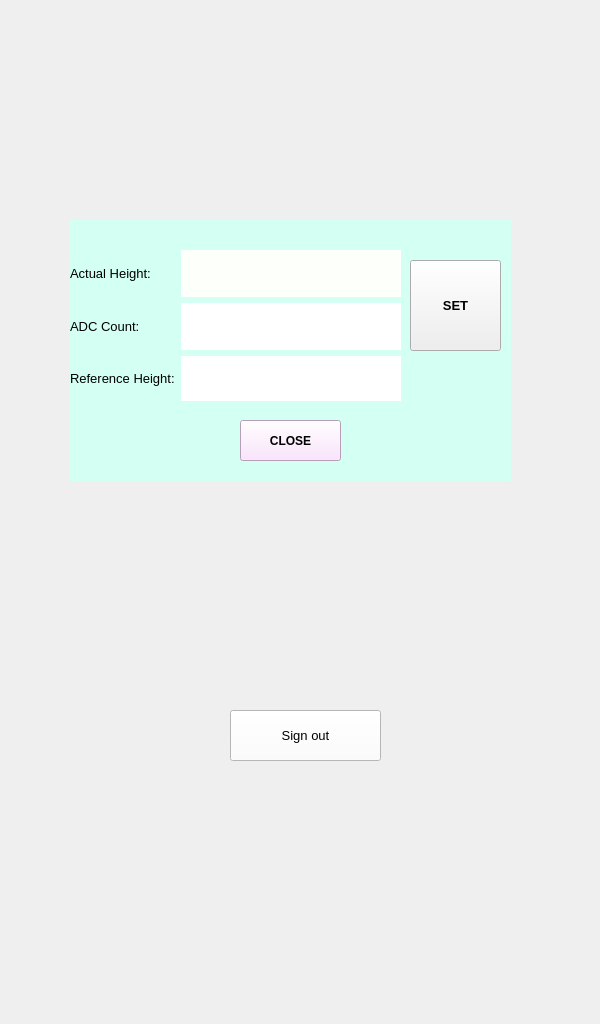
<?xml version="1.0" encoding="UTF-8"?>
<ui version="4.0">
 <class>MainWindow</class>
 <widget class="QMainWindow" name="MainWindow">
  <property name="geometry">
   <rect>
    <x>0</x>
    <y>0</y>
    <width>600</width>
    <height>1024</height>
   </rect>
  </property>
  <property name="windowTitle">
   <string>MainWindow</string>
  </property>
  <widget class="QWidget" name="centralwidget">
   <widget class="QLabel" name="label">
    <property name="geometry">
     <rect>
      <x>-5</x>
      <y>0</y>
      <width>600</width>
      <height>1024</height>
     </rect>
    </property>
    <property name="text">
     <string/>
    </property>
    <property name="pixmap">
     <pixmap>../designs/screens/English/Height_calibration.jpg</pixmap>
    </property>
    <property name="scaledContents">
     <bool>true</bool>
    </property>
    <property name="alignment">
     <set>Qt::AlignCenter</set>
    </property>
   </widget>
   <widget class="QLabel" name="bgc_lb">
    <property name="geometry">
     <rect>
      <x>70</x>
      <y>220</y>
      <width>441</width>
      <height>261</height>
     </rect>
    </property>
    <property name="styleSheet">
     <string notr="true">background-color: rgb(212, 255, 243);</string>
    </property>
    <property name="text">
     <string/>
    </property>
   </widget>
   <widget class="QPushButton" name="Close_bt">
    <property name="geometry">
     <rect>
      <x>240</x>
      <y>420</y>
      <width>101</width>
      <height>41</height>
     </rect>
    </property>
    <property name="font">
     <font>
      <pointsize>9</pointsize>
      <weight>75</weight>
      <bold>true</bold>
     </font>
    </property>
    <property name="styleSheet">
     <string notr="true">background-color: rgb(253, 221, 255);</string>
    </property>
    <property name="text">
     <string>CLOSE</string>
    </property>
   </widget>
   <widget class="QPushButton" name="Set_bt">
    <property name="geometry">
     <rect>
      <x>410</x>
      <y>260</y>
      <width>91</width>
      <height>91</height>
     </rect>
    </property>
    <property name="font">
     <font>
      <pointsize>10</pointsize>
      <weight>75</weight>
      <bold>true</bold>
     </font>
    </property>
    <property name="text">
     <string>SET</string>
    </property>
   </widget>
   <widget class="QPushButton" name="Signout_bt">
    <property name="geometry">
     <rect>
      <x>230</x>
      <y>710</y>
      <width>151</width>
      <height>51</height>
     </rect>
    </property>
    <property name="font">
     <font>
      <pointsize>10</pointsize>
     </font>
    </property>
    <property name="styleSheet">
     <string notr="true">background-color: rgb(255, 255, 255);</string>
    </property>
    <property name="text">
     <string>Sign out</string>
    </property>
   </widget>
   <widget class="QWidget" name="gridLayoutWidget">
    <property name="geometry">
     <rect>
      <x>70</x>
      <y>250</y>
      <width>331</width>
      <height>151</height>
     </rect>
    </property>
    <layout class="QGridLayout" name="gridLayout">
     <item row="1" column="1">
      <widget class="QLabel" name="Adc_val">
       <property name="styleSheet">
        <string notr="true">background-color: rgb(255, 255, 255);</string>
       </property>
       <property name="text">
        <string/>
       </property>
      </widget>
     </item>
     <item row="0" column="0">
      <widget class="QLabel" name="Ah_lb">
       <property name="font">
        <font>
         <pointsize>10</pointsize>
        </font>
       </property>
       <property name="text">
        <string>Actual Height:</string>
       </property>
      </widget>
     </item>
     <item row="1" column="0">
      <widget class="QLabel" name="Adc_lb">
       <property name="font">
        <font>
         <pointsize>10</pointsize>
        </font>
       </property>
       <property name="text">
        <string>ADC Count:</string>
       </property>
      </widget>
     </item>
     <item row="0" column="1">
      <widget class="QLabel" name="Ah_val">
       <property name="styleSheet">
        <string notr="true">background-color: rgb(253, 255, 251);</string>
       </property>
       <property name="text">
        <string/>
       </property>
      </widget>
     </item>
     <item row="2" column="0">
      <widget class="QLabel" name="RefH_lb">
       <property name="font">
        <font>
         <pointsize>10</pointsize>
        </font>
       </property>
       <property name="text">
        <string>Reference Height:</string>
       </property>
      </widget>
     </item>
     <item row="2" column="1">
      <widget class="QLineEdit" name="RefH_ip">
       <property name="minimumSize">
        <size>
         <width>161</width>
         <height>45</height>
        </size>
       </property>
       <property name="frame">
        <bool>false</bool>
       </property>
      </widget>
     </item>
    </layout>
   </widget>
  </widget>
 </widget>
 <resources/>
 <connections/>
</ui>
